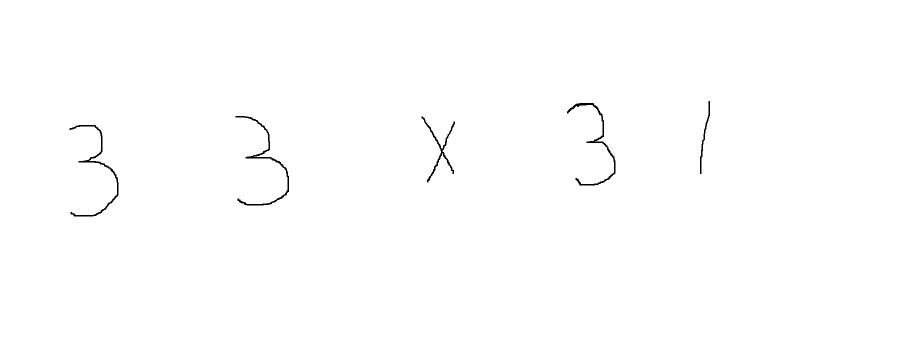
#> input picture prob5.jpg, 1819 x 673 px (shown at 1/2 size)
$ jupyter execute --allow-errors CNN_test.ipynb
#> lines starting #> are read from the running program, lines starting #| are printed output that depends on the picture; after the words box and inside, x2 and y2 are one past the last pixel; in counts of white or black regions, pixels touching at a corner belong together
[cell 1]
import cv2
import numpy
from keras.datasets import mnist
from keras.models import Sequential
from keras.layers import Dense
from keras.layers import Dropout
from keras.layers import Flatten
from keras.layers.convolutional import Conv2D
from keras.layers.convolutional import MaxPooling2D
from keras.utils import np_utils
from keras import backend as K
# K.set_image_dim_ordering('th')
from keras.models import model_from_json

[cell 2]
json_file = open('model_final.json', 'r')
#> (reads model_final.json from the repository)
loaded_model_json = json_file.read()
json_file.close()
#> (the rest of this cell did not finish here and is left out)

[cell 3]
import cv2
import numpy as np
img = cv2.imread('prob5.jpg',cv2.IMREAD_GRAYSCALE)#kernel = np.ones((3,3),np.uint8)
#> img is the input picture: shape (673, 1819); min 0, max 255, mean 253.9
#> `img=~img`:
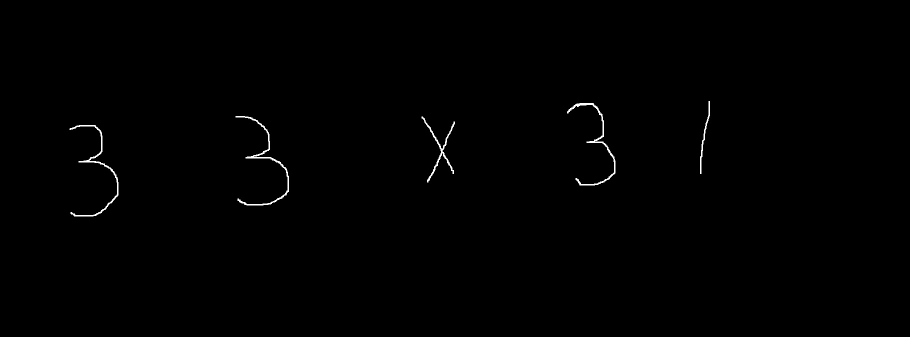
#> img: shape (673, 1819) (shown at 1/2 size); min 0, max 255, mean 1.1
#> `ret,thresh=cv2.threshold(img,127,255,cv2.THRESH_BINARY)`:
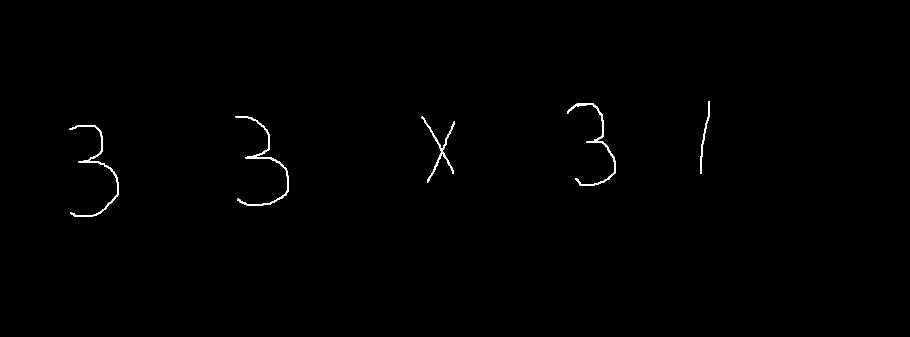
#> thresh: shape (673, 1819) (shown at 1/2 size); 0.42% white; 5 white regions
#> `ctrs,ret=cv2.findContours(thresh,cv2.RETR_TREE,cv2.CHAIN_APPROX_SIMPLE)`: ctrs = 5 contours; box (x1, y1, x2, y2) and area: (471, 232, 578, 411) 927, (1134, 206, 1231, 371) 898, (139, 250, 237, 433) 882, (843, 233, 910, 365) 638, (1400, 202, 1420, 348) 307; ret = [[1, -1, -1, -1], [2, 0, -1, -1], [3, 1, -1, -1], [4, 2, -1, -1], [-1, 3, -1, -1]]
#> `cnt=sorted(ctrs, key=lambda ctr: cv2.boundingRect(ctr)[0])`: cnt has the same summary as ctrs
#| 5
#> the loop `for c in cnt :` made 5 passes
#> after the loop `for c in cnt :`: rects = [[139, 250, 98, 183], [471, 232, 107, 179], [843, 233, 67, 132], [1134, 206, 97, 165], [1400, 202, 20, 146]]
#| [[139, 250, 98, 183], [471, 232, 107, 179], [843, 233, 67, 132], [1134, 206, 97, 165], [1400, 202, 20, 146]]
#> the loop `for r in rects:` made 5 passes
#> after the loop `for r in rects:`: bool_rect = [[0, 0, 0, 0, 0], [0, 0, 0, 0, 0], [0, 0, 0, 0, 0], [0, 0, 0, 0, 0], [0, 0, 0, 0, 0]]
#| [[0, 0, 0, 0, 0], [0, 0, 0, 0, 0], [0, 0, 0, 0, 0], [0, 0, 0, 0, 0], [0, 0, 0, 0, 0]]
#> the loop `for i in range(0,len(cnt)):` made 5 passes
#> after the loop `for i in range(0,len(cnt)):`: dump_rect = []
#| 0
#> `final_rect=[i for i in rects if i not in dump_rect]`: final_rect has the same summary as rects
#| [[139, 250, 98, 183], [471, 232, 107, 179], [843, 233, 67, 132], [1134, 206, 97, 165], [1400, 202, 20, 146]]

#> (a cell that did not finish here is left out)
